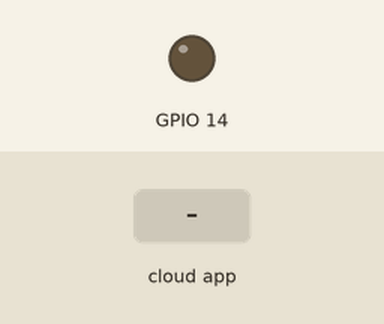
Simulated run of this sketch. Board: ESP8266 (NodeMCU). Shown: output pins drawn as LEDs (lit = HIGH). The inputs (shaded band) are chosen by the test bench. WiFi joins after 1.5 s; servers stay silent unless stated; the Firebase database answers and starts empty; what the sketch prints to the serial monitor is not drawn.

Above: at 2.7 s.
2.8 s: the phone or cloud app sets led to 1
At 4.8 s:
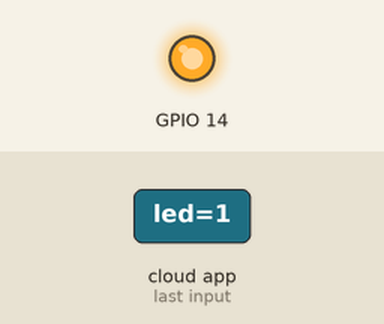
5.1 s: the phone or cloud app sets led to 0
At 6.5 s:
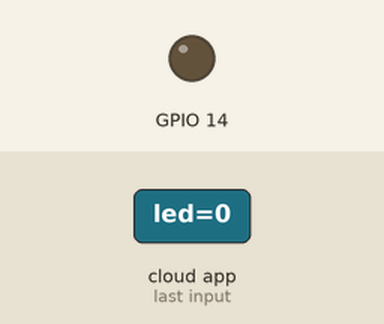
Timing chart, 0 to 8.1 s (numbered marks = the images above; inputs shaded):
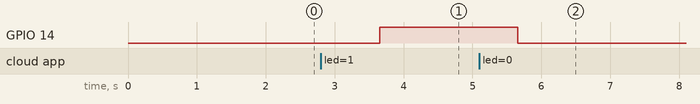

The sketch:

Firebase_Buzzer.ino
```cpp
#include <Arduino.h>
#if defined(ESP32)
  #include <WiFi.h>
#elif defined(ESP8266)
  #include <ESP8266WiFi.h>
#endif
#include <Firebase_ESP_Client.h>
//Provide the token generation process info.
#include "addons/TokenHelper.h"
//Provide the RTDB payload printing info and other helper functions.
#include "addons/RTDBHelper.h"

// Insert your network credentials
#define WIFI_SSID "abcd"
#define WIFI_PASSWORD "ZXCV@098"

// Insert Firebase project API Key
#define API_KEY "AIzaSyA5wktFxNxgkUa24R7scO0pjufXrl6Kaq8"

// Insert RTDB URLefine the RTDB URL */
#define DATABASE_URL "https://esp32-led-c55db-default-rtdb.firebaseio.com/"

//Define Firebase Data object
FirebaseData fbdo;

FirebaseAuth auth;
FirebaseConfig config;

unsigned long sendDataPrevMillis = 0;
int intValue;
bool signupOK = false;

void setup(){
  Serial.begin(115200);
  pinMode(14,OUTPUT);
  WiFi.begin(WIFI_SSID, WIFI_PASSWORD);
  Serial.print("Connecting to Wi-Fi");
  while (WiFi.status() != WL_CONNECTED){
    Serial.print(".");
    delay(300);
  }
  Serial.println();
  Serial.print("Connected with IP: ");
  Serial.println(WiFi.localIP());
  Serial.println();

  /* Assign the api key (required) */
  config.api_key = API_KEY;

  /* Assign the RTDB URL (required) */
  config.database_url = DATABASE_URL;

  /* Sign up */
  if (Firebase.signUp(&config, &auth, "", "")){
    Serial.println("ok");
    signupOK = true;
  }
  else{
    Serial.printf("%s\n", config.signer.signupError.message.c_str());
  }

  /* Assign the callback function for the long running token generation task */
  config.token_status_callback = tokenStatusCallback; //see addons/TokenHelper.h

  Firebase.begin(&config, &auth);
  Firebase.reconnectWiFi(true);
}

void loop(){
  if (Firebase.ready() && signupOK && (millis() - sendDataPrevMillis > 1000 || sendDataPrevMillis == 0)){
    sendDataPrevMillis = millis();
    if (Firebase.RTDB.getInt(&fbdo, "/led")) {
      if (fbdo.dataType() == "int") {
        intValue = fbdo.intData();
        digitalWrite(14,intValue);
      }
    }
    else {
      Serial.println(fbdo.errorReason());
    }
}
}
```

Measured:
- after the input at 2.8 s, GPIO 14: LOW → HIGH after 0.86 s
- after the input at 5.1 s, GPIO 14: HIGH → LOW after 0.56 s
